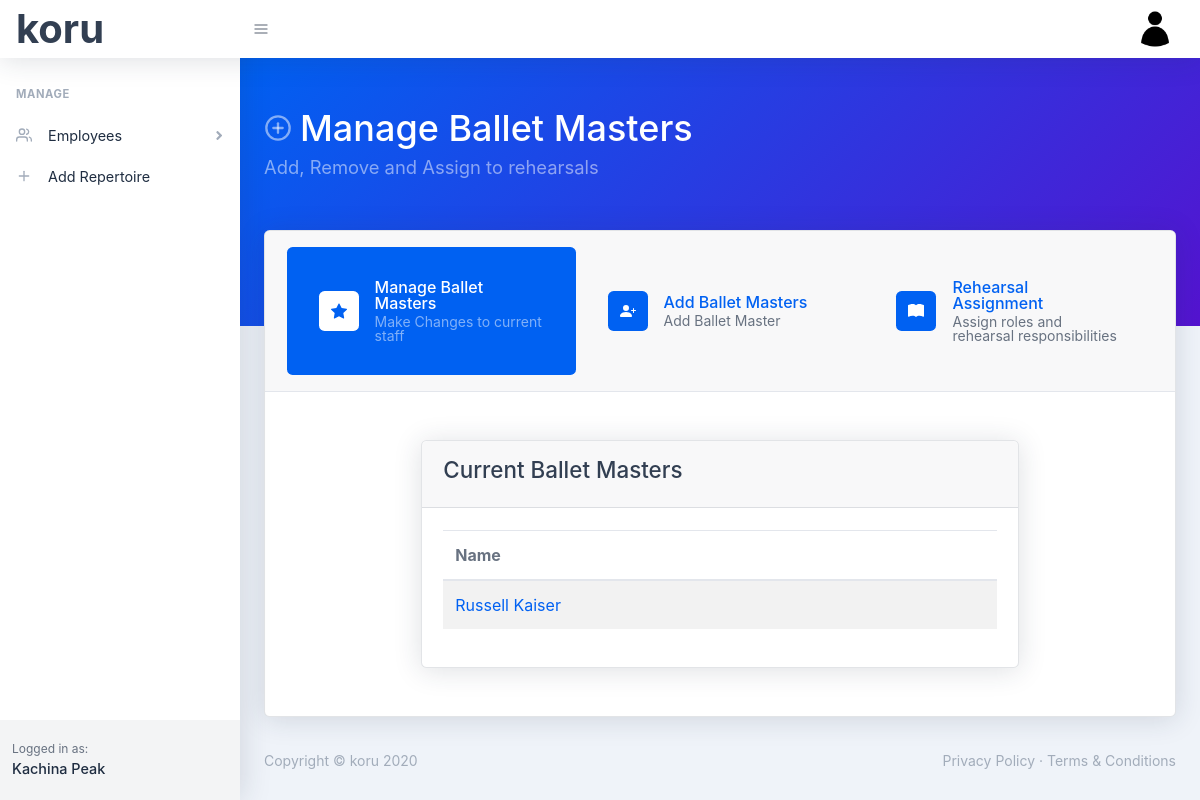
The page /manage-balletMasters (signed in) on the database as committed earlier.
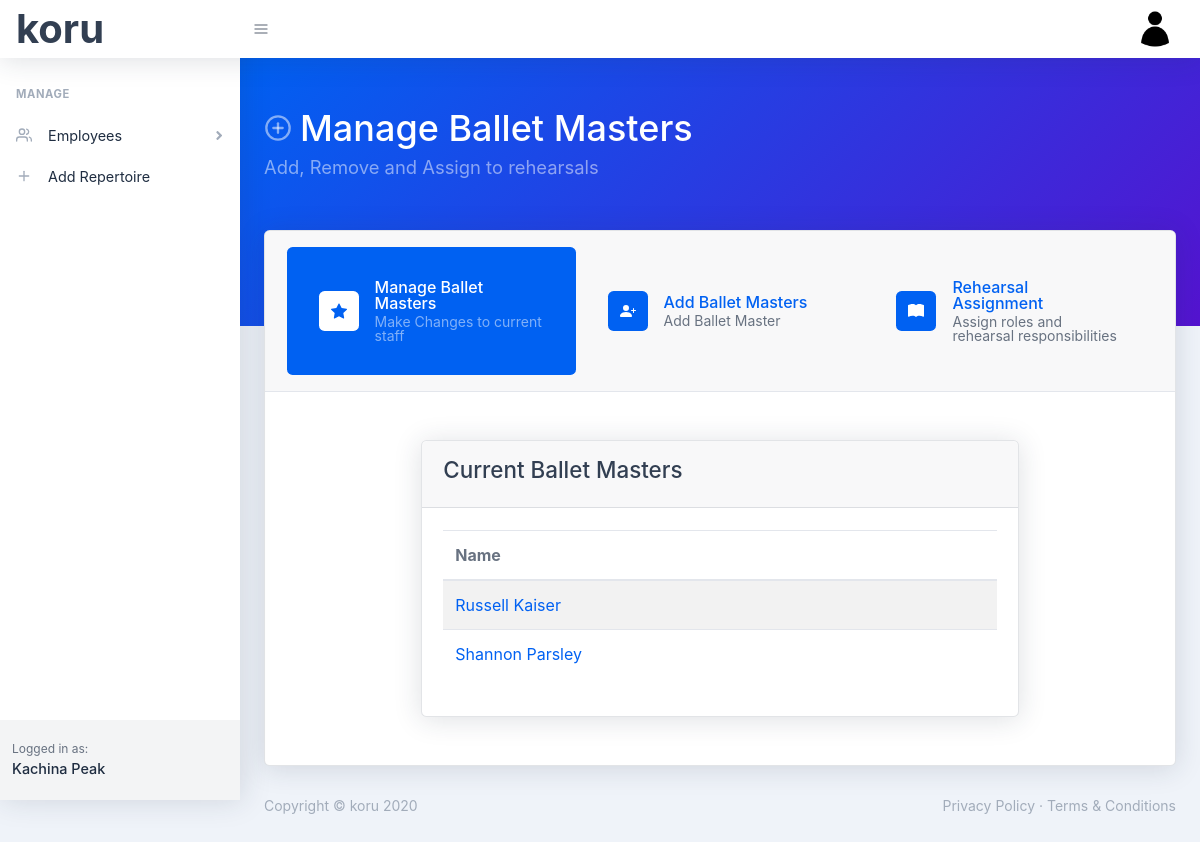
The same page on the database as committed later.
### koru/models.py (models this page shows, shortened)
class BalletMaster(db.Model):
    id = db.Column(db.Integer, primary_key=True)
    first_name = db.Column(db.String(30), nullable=False)
    last_name = db.Column(db.String(30), nullable=False)
    gender = db.Column(db.String(20), nullable=False)
    user_id = db.Column(db.Integer, db.ForeignKey('user.id'), nullable=False)

### koru/bms/routes.py (the view)
@bms.route('/manage-balletMasters', methods=['GET', 'POST'])
@login_required
def manage_balletMasters():
    bms = BalletMaster.query.filter_by(user_id=current_user.id)
    return render_template('manage-balletMasters.html', title='Ballet Masters', manageActive='active', bms=bms)

### koru/models.py (called while the page is built)
@login_manager.user_loader
def load_user(user_id):
    return User.query.get(int(user_id))

### koru/templates/manage-balletMasters.html
{% extends "manageBMLayout.html" %}
{% block bmbody %}
<div class=" py-5 " >
    <div class="row justify-content-center">
        <div class="col-xxl-10 col-xl-8 col-sm-12">
            <div class="card">
                <div class="card-header"><h2>Current Ballet Masters</h2></div>
                <div class="card-body">
                    <table class="table table-striped table-responsive-sm table-responsive-md">
                        <thead>
                            <tr>
                                <th scope="col">Name</th>
                            </tr>
                        </thead>
                        <tbody>
                            {% for bm in bms %}
                                <tr>
                                    <td> <a href="{{ url_for('bms.ballet_master', bm_id=bm.id) }}"> {{bm.first_name}} {{ bm.last_name }}</a></td>
                                </tr>
                            {% endfor %}
                        </tbody>
                    </table>
                </div>
            </div>
        </div>
    </div>
</div>
{% endblock %}

Rows that differ between the two databases and show on the page:
added BalletMaster: first_name "Shannon", last_name "Parsley"
